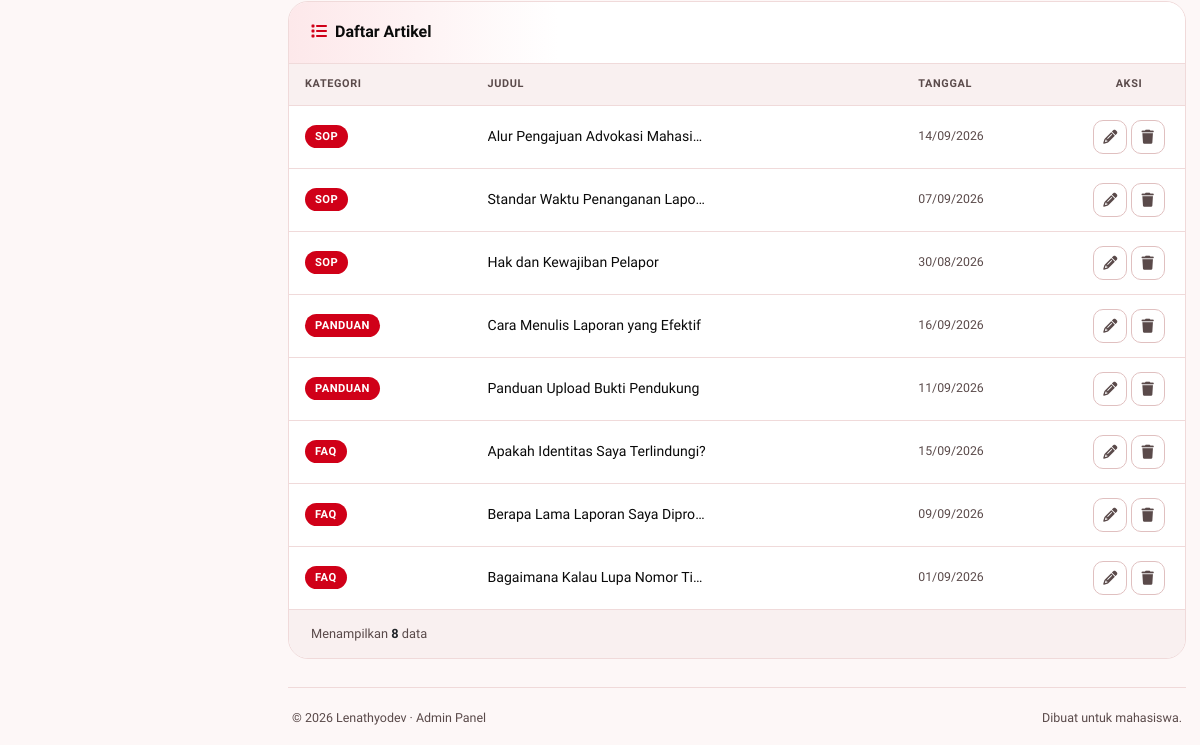
/admin/kelola-artikel.php (signed in, lower part), run on an earlier commit of the app's database.
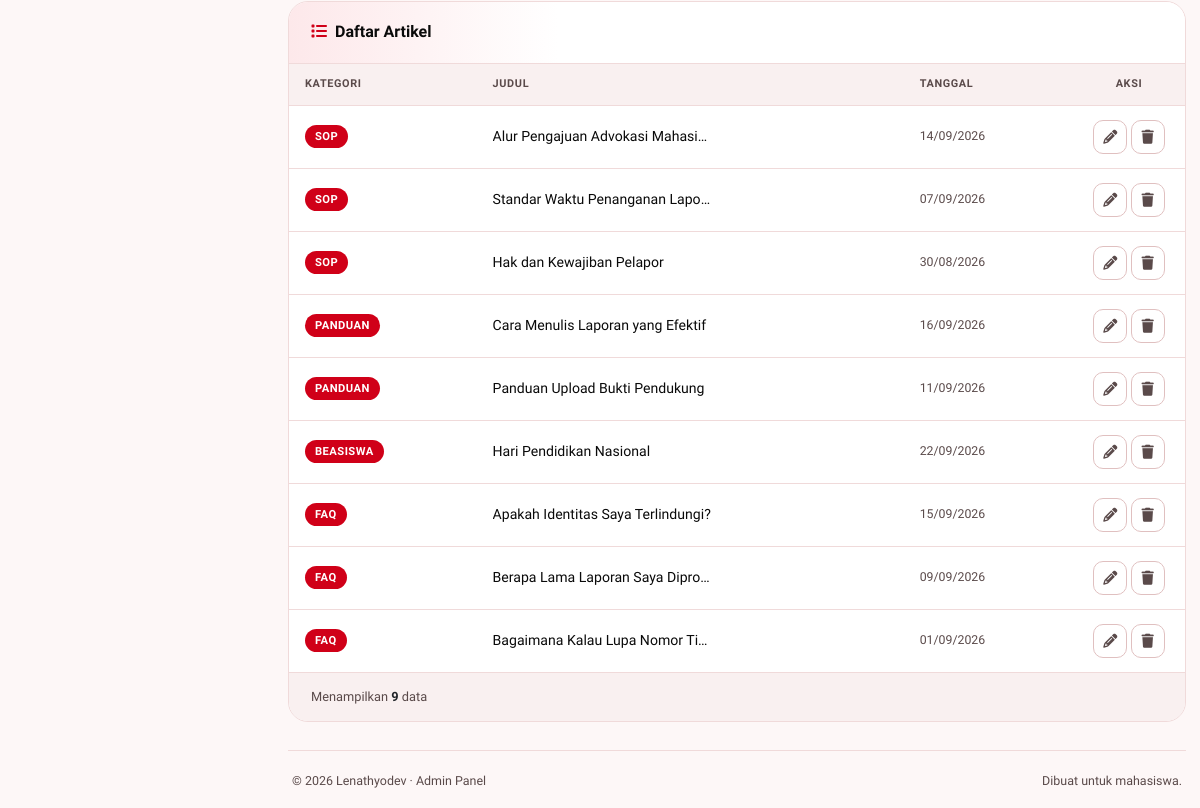
And on a later commit of the database.
### tables this page shows
CREATE TABLE `artikel` (
  `id` int(11) NOT NULL,
  `judul` varchar(200) NOT NULL,
  `konten` text NOT NULL,
  `kategori_info` enum('sop','panduan','beasiswa','faq') NOT NULL,
  `created_at` timestamp NOT NULL DEFAULT current_timestamp()
);

### admin/kelola-artikel.php (the view, shortened to what this page needs)
<?php
require_once '../includes/auth_check.php';
$artikel = [];
$sql = "SELECT * FROM artikel ORDER BY kategori_info, created_at DESC";
$result = $conn->query($sql);
if ($result) {
    while ($row = $result->fetch_assoc()) {
        $artikel[] = $row;
    }
}
include '../admin/includes/sidebar.php';
?>
<div class="container-fluid">
    <div class="table-modern-wrapper">
        <div class="table-header">
            <div class="title"><i class="fas fa-list"></i>Daftar Artikel</div>
        </div>
        <?php if (empty($artikel)): ?>
        <div class="empty-state-modern">
            <i class="fas fa-file-lines"></i>
            <p>Belum ada artikel</p>
        </div>
        <?php else: ?>
        <div class="table-scroll">
            <table>
                <thead>
                    <tr>
                        <th>Kategori</th>
                        <th>Judul</th>
                        <th>Tanggal</th>
                        <th class="text-center" style="width:120px">Aksi</th>
                    </tr>
                </thead>
                <tbody>
                    <?php foreach ($artikel as $a): ?>
                    <tr>
                        <td><span class="badge-category-modern"><?php echo strtoupper($a['kategori_info']); ?></span>
                        </td>
                        <td><span class="cell-title"><?php echo htmlspecialchars($a['judul']); ?></span></td>
                        <td class="text-muted small"><?php echo date('d/m/Y', strtotime($a['created_at'])); ?></td>
                        <td class="text-center">
                            <a href="?edit=<?php echo $a['id']; ?>" class="btn-icon-modern edit" title="Edit">
                                <i class="fas fa-pencil"></i>
                            </a>
                            <form method="POST" style="display:inline"
                                onsubmit="return confirm('Yakin ingin menghapus artikel ini?')">
                                <button type="submit" class="btn-icon-modern delete" title="Hapus">
                                    <i class="fas fa-trash"></i>
                                </button>
                            </form>
                        </td>
                    </tr>
                    <?php endforeach; ?>
                </tbody>
            </table>
        </div>
        <div class="table-footer">
            <span>Menampilkan <span class="fw-bold text-dark"><?php echo count($artikel); ?></span> data</span>
        </div>
        <?php endif; ?>
    </div>
</div>
<?php include '../admin/includes/sidebar-footer.php'; ?>

What changed in the data, as far as the page shows it:
added artikel: kategori_info "BEASISWA", judul "Hari Pendidikan Nasional", created_at "22/09/2026"
Also different on the page:
count($artikel): "8" → "9"
